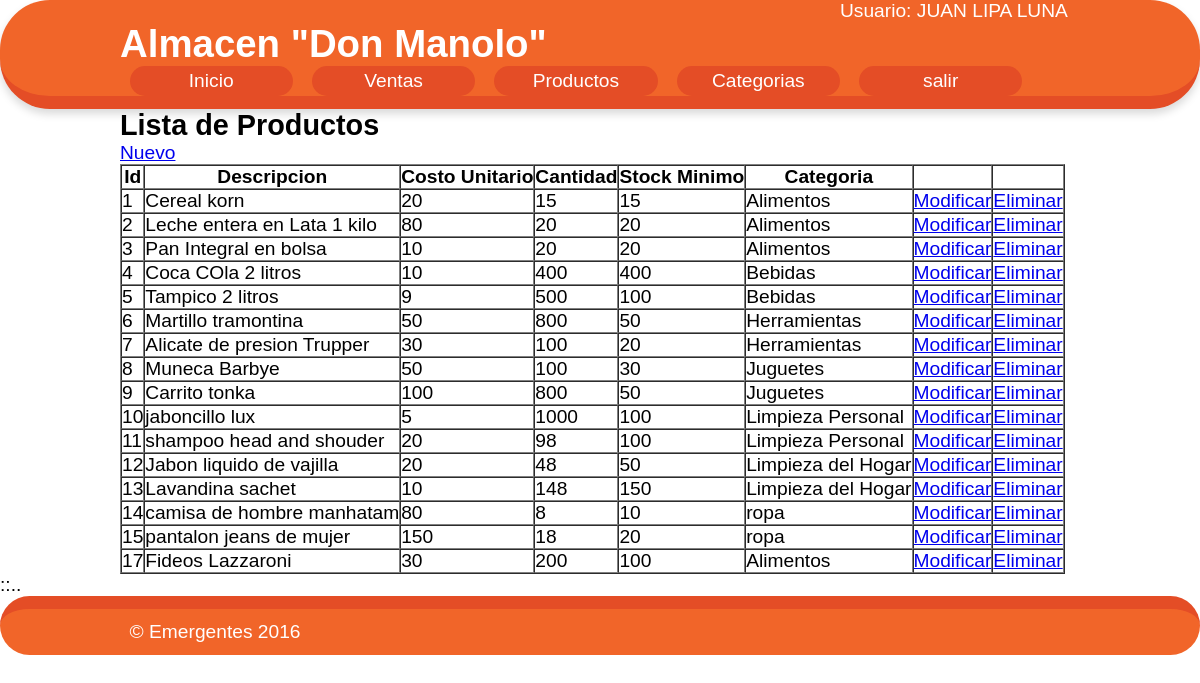
/productos.php (signed in), run on the app's committed database.
### tables this page shows
CREATE TABLE `productos` (
  `id` int(11) NOT NULL,
  `descripcion` varchar(255) DEFAULT NULL,
  `costo_unitario` float DEFAULT NULL,
  `cantidad` int(11) DEFAULT NULL,
  `stock_minimo` int(11) DEFAULT NULL,
  `id_categoria` int(11) DEFAULT NULL
);

CREATE TABLE `categoria` (
  `id` int(11) NOT NULL,
  `descripcion` varchar(100) DEFAULT NULL
);

### modelo/BD_Model.php (called while the page is built, shortened)
<?php
class BD_Model
{
	var $host='localhost';
	var $user='root';
	var $pass='';
	var $bdat='practica7';
	private $conn;
	public $table='';
	protected $rows=array();
	function __construct()
	{
		$this->conn = new mysqli($this->host,$this->user,$this->pass,$this->bdat);
	}
	public function get_all2()
	{
		$sql='select p.id,p.descripcion,p.costo_unitario,p.cantidad,p.stock_minimo,c.descripcion as descripcion2, c.id as id2 from '.$this->table.' p inner join categoria c on p.id_categoria = c.id order by id asc';
		$result=$this->conn->query($sql);
		while ($fila=$result->fetch_assoc()) {
			$this->rows[]=$fila;
		}
		return $this->rows;
	}
}
 ?>

### modelo/producto_model.php (called while the page is built, shortened)
<?php
require_once('BD_Model.php');
class Producto_Model extends BD_Model
{
	function __construct()
	{
		$this->table="productos";
	}
}
 ?>

### productos.php (the view, shortened to what this page needs)
<?php
require_once('modelo/producto_model.php');
$obj = new Producto_Model();
?>
<!DOCTYPE html>
<html lang="es">
<head>
	<link rel="stylesheet" type="text/css" href="estilo.css">
</head>
<body>
<div id="cabecera">
<div style="padding-left:70%; color:#fff;">Usuario: <?=$_SESSION['nombreus']?></div>
	<header>
	<h1>Almacen "Don Manolo"</h1>
		<nav>
			<ul>
				<li><a href="panel.php">Inicio</a> </li>
				<li><a href="carrito.php">Ventas</a> </li>
				<li><a href="productos.php">Productos</a> </li>
				<li><a href="categoria.php">Categorias</a> </li>
				<li><a href="logout.php">salir</a></li>
			</ul>
		</nav>
	</header>
</div>
<div id="contenido">
	<section>
		<h1>Lista de Productos</h1>
 	<a href="NuevoProd.php">Nuevo</a>
 	<?php
	$result = $obj->get_all2();
 	?>
 	<table border="1" cellspacing="0">
 		<tr>
 			<th>Id</th>
 			<th>Descripcion</th>
 			<th>Costo Unitario</th>
 			<th>Cantidad</th>
 			<th>Stock Minimo</th>
 			<th>Categoria</th>
 			<th></th>
 			<th></th>
 		</tr>
	<?php foreach ($result as $fila) {
	 	echo "<tr>";
	 		echo "<td>".$fila['id']."</td>";
	 		echo "<td>".$fila['descripcion']."</td>";
	 		echo "<td>".$fila['costo_unitario']."</td>";
	 		echo "<td>".$fila['cantidad']."</td>";
	 		echo "<td>".$fila['stock_minimo']."</td>";
	 		echo "<td>".$fila['descripcion2']."</td>";
	 		?>
	 		<td><a href="modificaProd.php?id=<?=$fila['id']?>&idc=<?=$fila['id2']?>">Modificar</a></td>
	 		<td><a href="eliminaProd.php?id=<?=$fila['id']?>" onclick="return(confirm('seguro que quiere Eliminar?'))">Eliminar</a></td>
	 	<?php echo "</tr>";
	 	?>
 <?php
  }
?>
</table>
	</section>
</div>
<p>::..</p>
<div id="pie">
	<footer>
		<p>&copy; Emergentes 2016</p>
	</footer>
</div>
</body>
</html>

### estilo.css (style rules this page uses)
* { margin: 0px; padding: 0px; }
body { margin:0; padding: 0; font-size: 1.2em; font-family: Helvetica,Arial; }
#cabecera { border-bottom: 13px solid #e44d26; background: #f16529; box-shadow: 0 5px 8px rgba(0,0,0,0.15); border-radius: 50px; -webkit-box-shadow: 0 5px 8px rgba(0,0,0,0.15); -moz-box-shadow: 0 5px 8px rgba(0,0,0,0.15); }
header { margin: 0 10%; }
header h1 { color: #fff; }
nav ul { margin:0; padding:0; width: 100%; height: 30px; margin:auto; }
nav li { list-style-type: none; float: left; display:block; width: 17%; line-height: 30px; margin: 0 1%; }
nav li a { text-decoration: none; color:#fff; height: 100%; display: block; text-align: center; border-radius: 20px; }
nav li a:link { background-color: #e44d26; }
#contenido { margin:0 10%; }
#pie { padding: 1%; background: #f16529; border-top: 13px solid #e44d26; clear: both; border-radius: 30px; }
footer { margin:0 10%; color:#fff; }

### data on the page
productos: id "1", descripcion "Cereal korn", costo_unitario "20", cantidad "15", stock_minimo "15", id_categoria.descripcion "Alimentos"
productos: id "2", descripcion "Leche entera en Lata 1 kilo", costo_unitario "80", cantidad "20", stock_minimo "20", id_categoria.descripcion "Alimentos"
productos: id "3", descripcion "Pan Integral en bolsa", costo_unitario "10", cantidad "20", stock_minimo "20", id_categoria.descripcion "Alimentos"
productos: id "4", descripcion "Coca COla 2 litros", costo_unitario "10", cantidad "400", stock_minimo "400", id_categoria.descripcion "Bebidas"
productos: id "5", descripcion "Tampico 2 litros", costo_unitario "9", cantidad "500", stock_minimo "100", id_categoria.descripcion "Bebidas"
productos: id "6", descripcion "Martillo tramontina", costo_unitario "50", cantidad "800", stock_minimo "50", id_categoria.descripcion "Herramientas"
productos: id "7", descripcion "Alicate de presion Trupper", costo_unitario "30", cantidad "100", stock_minimo "20", id_categoria.descripcion "Herramientas"
productos: id "8", descripcion "Muneca Barbye", costo_unitario "50", cantidad "100", stock_minimo "30", id_categoria.descripcion "Juguetes"
productos: id "9", descripcion "Carrito tonka", costo_unitario "100", cantidad "800", stock_minimo "50", id_categoria.descripcion "Juguetes"
productos: id "10", descripcion "jaboncillo lux", costo_unitario "5", cantidad "1000", stock_minimo "100", id_categoria.descripcion "Limpieza Personal"
productos: id "11", descripcion "shampoo head and shouder", costo_unitario "20", cantidad "98", stock_minimo "100", id_categoria.descripcion "Limpieza Personal"
productos: id "12", descripcion "Jabon liquido de vajilla", costo_unitario "20", cantidad "48", stock_minimo "50", id_categoria.descripcion "Limpieza del Hogar"
productos: id "13", descripcion "Lavandina sachet", costo_unitario "10", cantidad "148", stock_minimo "150", id_categoria.descripcion "Limpieza del Hogar"
productos: id "14", descripcion "camisa de hombre manhatam", costo_unitario "80", cantidad "8", stock_minimo "10", id_categoria.descripcion "ropa"
productos: id "15", descripcion "pantalon jeans de mujer", costo_unitario "150", cantidad "18", stock_minimo "20", id_categoria.descripcion "ropa"
productos: id "17", descripcion "Fideos Lazzaroni", costo_unitario "30", cantidad "200", stock_minimo "100", id_categoria.descripcion "Alimentos"

### other printed values
$_SESSION['nombreus'] "JUAN LIPA LUNA"
